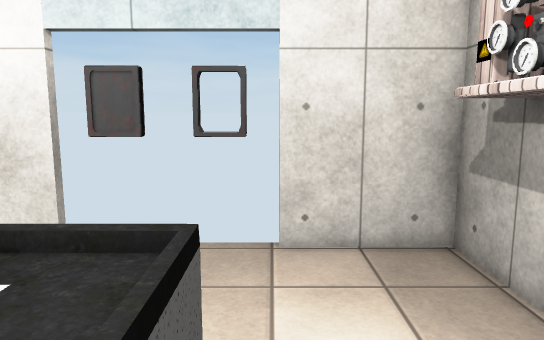
[1] (above)

18 first-person views from a walk through a scene from a Unity 3-D project. The camera is 1.5 m above the floor, tilts 8° down and sees 70° across. The floor is counted in squares, 0.5 m on a side. Each view is taken from the middle of a square. On the plan, view 1 faces up. The plan holds only what a view shows up to about 20 squares ahead; the rest is blank. The player character is not drawn. Door leaves are left out, so doorways stand open. Some surface patterns are stand-ins.

[2]
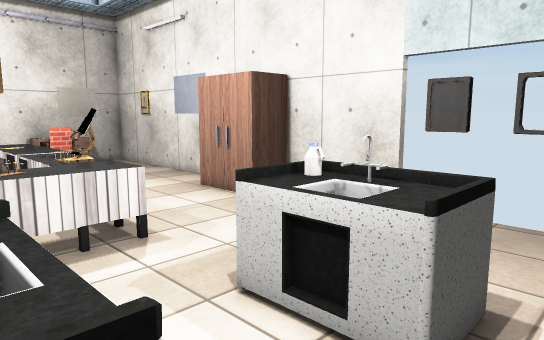

[3]
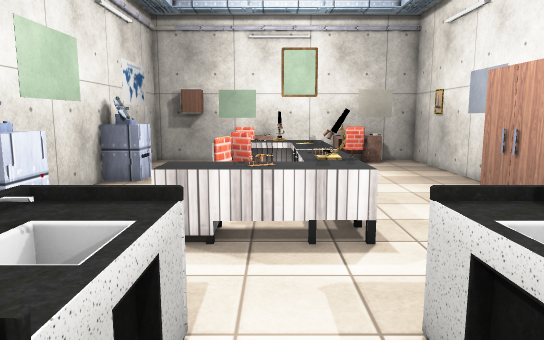

[4]
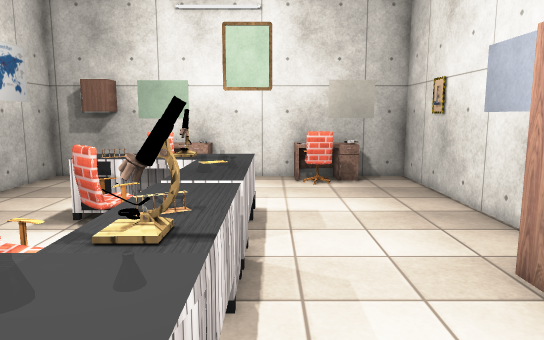

[5]
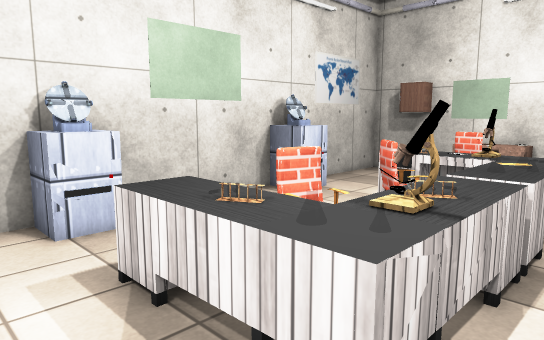

[6]
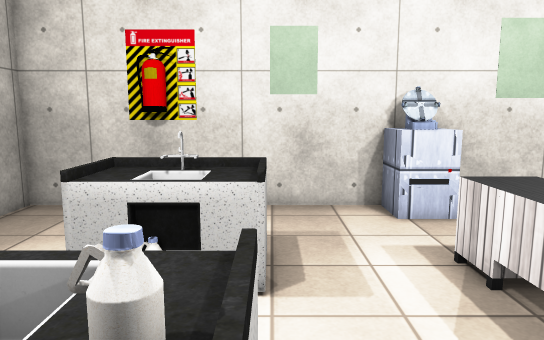

[7]
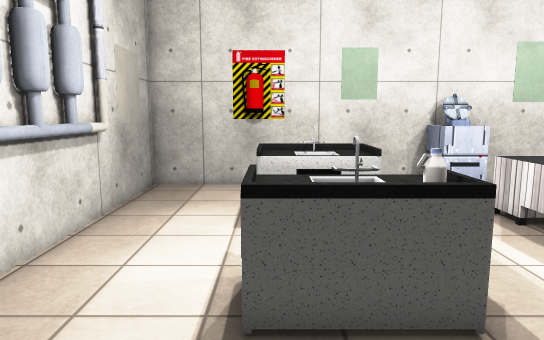

[8]
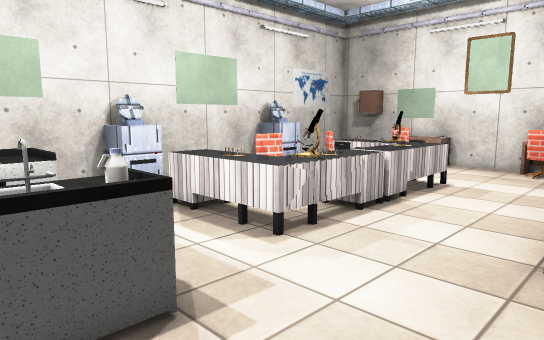

[9]
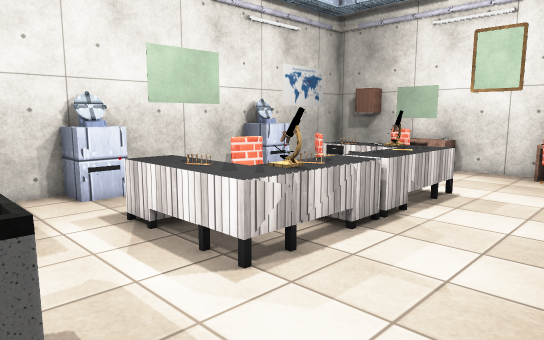

[10]
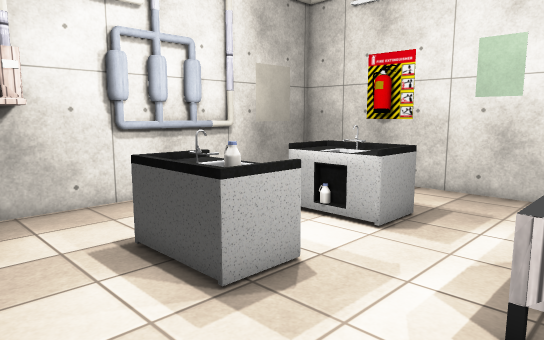

[11]
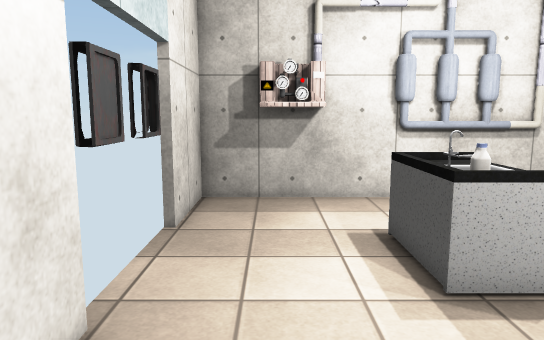

[12]
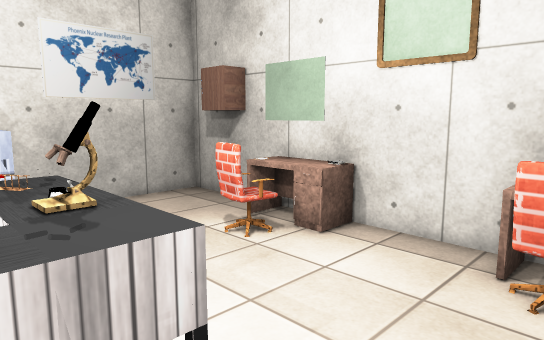

[13]
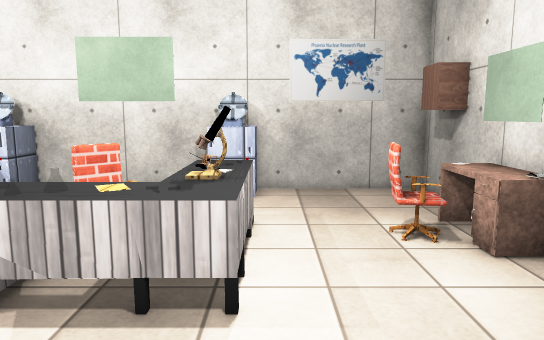

[14]
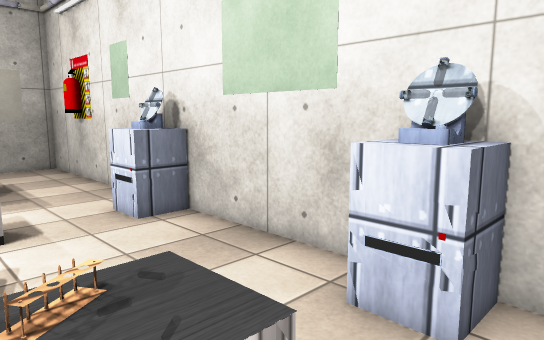

[15]
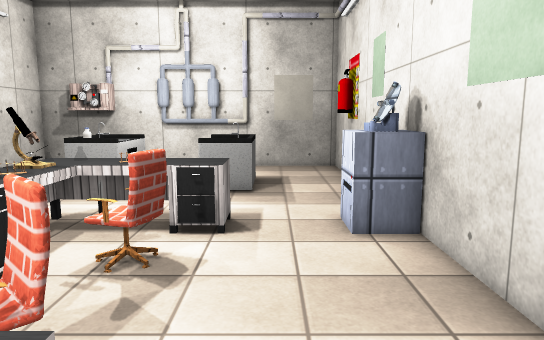

[16]
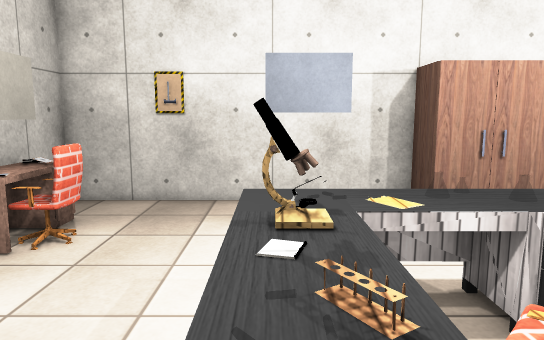

[17]
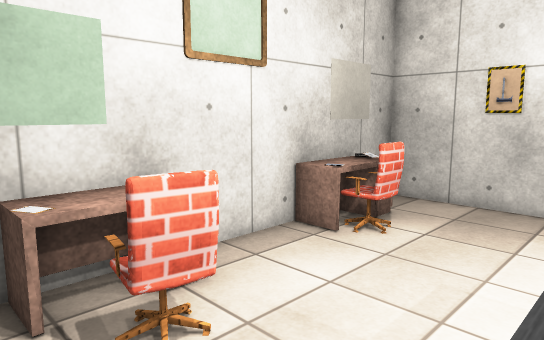

[18]
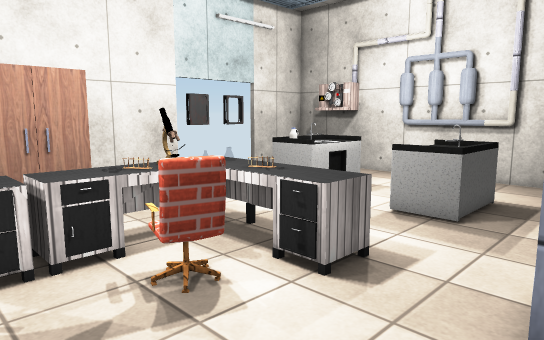

### Floor plan
Key: @ floor where view 1 was taken; # wall or solid block; . floor; D open door; O other object.
Columns run from 25 left of view 1 to 4 right of it. Each row starts with its distance up from view 1.
  9   #####   ###  ### ##DDDDD##
  8 ##  #  ###        #  .....  ##
  7 #...........OOOO.............#
  6 OO..........................OO
  5 OOO.........................OO
  4 OOO.........................O#
  3 #OO..................OOOO....#
  2 #....................OOOO....#
  1 #......OOO  OOOO O...OOOO....#
  0 #......OOOO OOOO  .......@...#
 -1 OO.....OO.O.....OO...........#
 -2 OOOO...OOOOO.OO.OO...OOOO....#
 -3 OOOO...OO.O..OO.OO...OOOO....#
 -4 OO.....OO.......OO...OOOO....#
 -5 #............................#
 -6 OO...........................#
 -7 #O.....OO.......OO...........#
 -8 #......OO.......OO......OO...#
 -9 ##############################

Where each view was taken, in squares from view 1:
view 1: 0 up, 0 right, facing up
view 2: 3 down, 1 right, facing up-left
view 3: 1 down, 1 right, facing left
view 4: 2 up, 6 left, facing left
view 5: 3 up, 5 left, facing down-left
view 6: 4 up, 4 left, facing down
view 7: 8 up, 1 left, facing down
view 8: 8 up, 1 left, facing down-left
view 9: 7 up, 3 left, facing down-left
view 10: 7 up, 9 left, facing down-right
view 11: 6 up, 10 left, facing right
view 12: 5 up, 16 left, facing down-left
view 13: 7 up, 19 left, facing down
view 14: 2 down, 20 left, facing down-right
view 15: 5 down, 19 left, facing right
view 16: 5 down, 18 left, facing up
view 17: 5 down, 18 left, facing up-left
view 18: 8 down, 15 left, facing up-right
